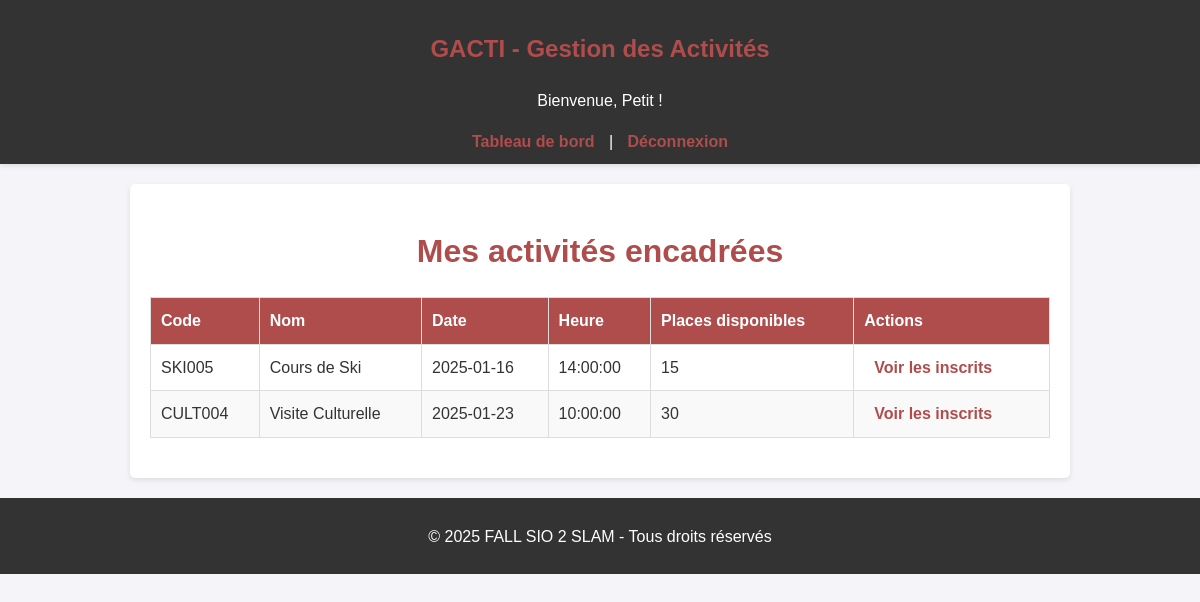
Screenshot of /pages/encadrant_activities.php (signed in) with the database file from the repository.
### tables this page shows
CREATE TABLE `activite` (
  `CODEANIM` char(8) NOT NULL,
  `DATEACT` date NOT NULL,
  `CODEETATACT` char(2) NOT NULL,
  `HRRDVACT` time DEFAULT NULL,
  `PRIXACT` decimal(7,2) DEFAULT NULL,
  `HRDEBUTACT` time DEFAULT NULL,
  `HRFINACT` time DEFAULT NULL,
  `DATEANNULEACT` date DEFAULT NULL,
  `NOMRESP` char(40) DEFAULT NULL,
  `PRENOMRESP` char(30) DEFAULT NULL
);

CREATE TABLE `animation` (
  `CODEANIM` char(8) NOT NULL,
  `CODETYPEANIM` char(5) NOT NULL,
  `NOMANIM` char(40) DEFAULT NULL,
  `DATECREATIONANIM` date DEFAULT NULL,
  `DATEVALIDITEANIM` date DEFAULT NULL,
  `DUREEANIM` double(5,0) DEFAULT NULL,
  `LIMITEAGE` int DEFAULT NULL,
  `TARIFANIM` decimal(7,2) DEFAULT NULL,
  `NBREPLACEANIM` int DEFAULT NULL,
  `DESCRIPTANIM` char(250) DEFAULT NULL,
  `COMMENTANIM` char(250) DEFAULT NULL,
  `DIFFICULTEANIM` char(40) DEFAULT NULL
);

### pages/encadrant_activities.php (the view, shortened to what this page needs)
<?php
include('../config.php');
$activities = [];
try {
    $sql = "SELECT act.CODEANIM, anim.NOMANIM, act.DATEACT, act.HRRDVACT, anim.NBREPLACEANIM
            FROM ACTIVITE act
            INNER JOIN ANIMATION anim ON act.CODEANIM = anim.CODEANIM
            WHERE act.NOMRESP = :nom AND act.PRENOMRESP = :prenom
            ORDER BY act.DATEACT";
    $stmt = $pdo->prepare($sql);
    $stmt->execute([
        'nom' => $_SESSION['username'],
        'prenom' => $_SESSION['prenom'],
    ]);
    $activities = $stmt->fetchAll(PDO::FETCH_ASSOC);
} catch (PDOException $e) {
    die("Erreur lors de la récupération des activités : " . $e->getMessage());
}
?>
<?php include('../includes/header.php'); ?>
<h1>Mes activités encadrées</h1>
<?php if (!empty($activities)): ?>
    <table border="1">
        <thead>
            <tr>
                <th>Code</th>
                <th>Nom</th>
                <th>Date</th>
                <th>Heure</th>
                <th>Places disponibles</th>
                <th>Actions</th>
            </tr>
        </thead>
        <tbody>
            <?php foreach ($activities as $activity): ?>
                <tr>
                    <td><?= htmlspecialchars($activity['CODEANIM']); ?></td>
                    <td><?= htmlspecialchars($activity['NOMANIM']); ?></td>
                    <td><?= htmlspecialchars($activity['DATEACT']); ?></td>
                    <td><?= htmlspecialchars($activity['HRRDVACT']); ?></td>
                    <td><?= htmlspecialchars($activity['NBREPLACEANIM']); ?></td>
                    <td>
                        <a href="view_inscriptions.php?code=<?= urlencode($activity['CODEANIM']); ?>&date=<?= urlencode($activity['DATEACT']); ?>">Voir les inscrits</a>
                    </td>
                </tr>
            <?php endforeach; ?>
        </tbody>
    </table>
<?php else: ?>
    <p>Vous n'encadrez aucune activité pour le moment.</p>
<?php endif; ?>
<?php include('../includes/footer.php'); ?>

### style.css (style rules this page uses)
body { font-family: Arial, sans-serif; margin: 0; padding: 0; background-color: #f4f4f9; color: #333; line-height: 1.6; }
h1, h2, h3 { text-align: center; color: #af4c4c; margin-bottom: 20px; }
a { color: #af4c4c; text-decoration: none; margin: 0 10px; font-weight: bold; }
table { width: 100%; border-collapse: collapse; margin: 20px 0; }
table th, table td { padding: 10px; text-align: left; border: 1px solid #ddd; }
table th { background-color: #af4c4c; color: white; }
table tr:nth-child(even) { background-color: #f9f9f9; }

### rows the page displays
activite: CODEANIM "SKI005", CODEANIM.NOMANIM "Cours de Ski", DATEACT "2025-01-16", HRRDVACT "14:00:00", CODEANIM.NBREPLACEANIM "15"
activite: CODEANIM "CULT004", CODEANIM.NOMANIM "Visite Culturelle", DATEACT "2025-01-23", HRRDVACT "10:00:00", CODEANIM.NBREPLACEANIM "30"

### other values shown
$_SESSION['username'] "Petit"
